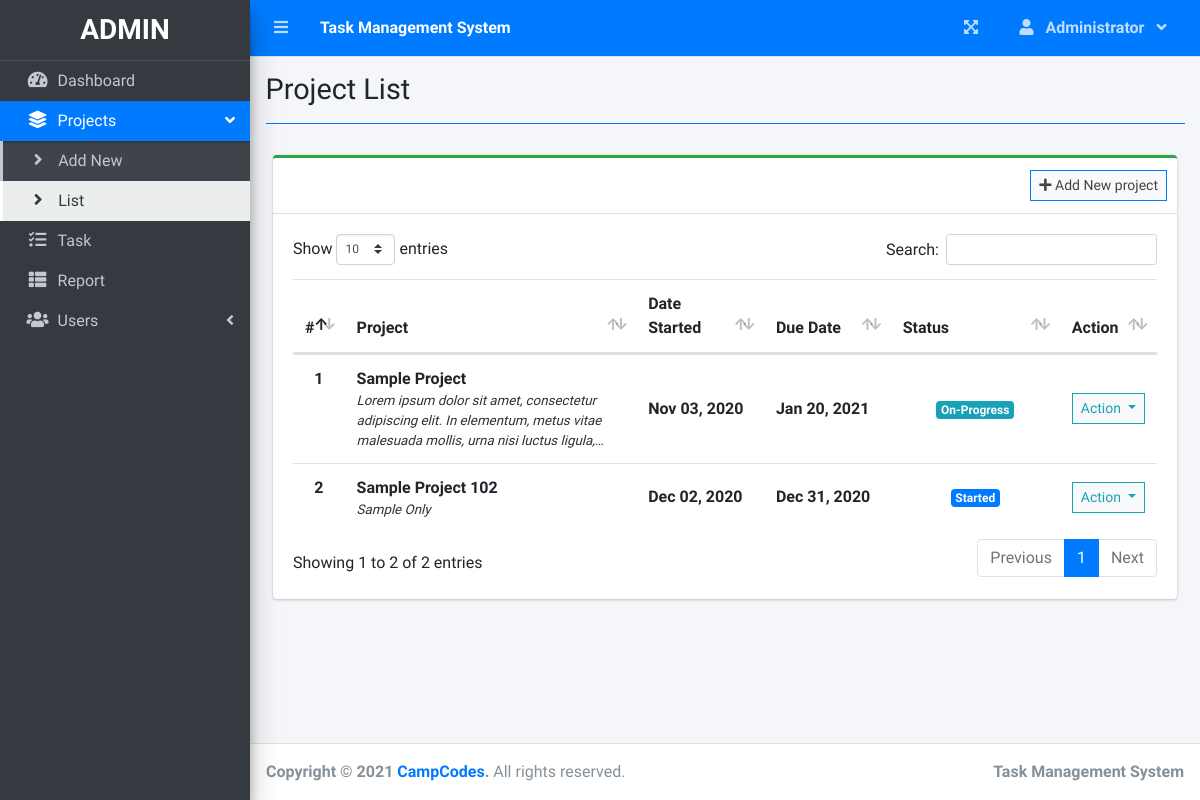
The app's page /index.php?page=project_list (signed in) with its own data.
### tables this page shows
CREATE TABLE `project_list` (
  `id` int(30) NOT NULL,
  `name` varchar(200) NOT NULL,
  `description` text NOT NULL,
  `status` tinyint(2) NOT NULL,
  `start_date` date NOT NULL,
  `end_date` date NOT NULL,
  `manager_id` int(30) NOT NULL,
  `user_ids` text NOT NULL,
  `date_created` datetime NOT NULL DEFAULT current_timestamp()
);

### project_list.php (the view, shortened to what this page needs)
<?php include'db_connect.php' ?>
<div class="col-lg-12">
	<div class="card card-outline card-success">
		<div class="card-header">
            <?php if($_SESSION['login_type'] != 3): ?>
			<div class="card-tools">
				<a class="btn btn-block btn-sm btn-default btn-flat border-primary" href="./index.php?page=new_project"><i class="fa fa-plus"></i> Add New project</a>
			</div>
            <?php endif; ?>
		</div>
		<div class="card-body">
			<table class="table tabe-hover table-condensed" id="list">
				<colgroup>
					<col width="5%">
					<col width="35%">
					<col width="15%">
					<col width="15%">
					<col width="20%">
					<col width="10%">
				</colgroup>
				<thead>
					<tr>
						<th class="text-center">#</th>
						<th>Project</th>
						<th>Date Started</th>
						<th>Due Date</th>
						<th>Status</th>
						<th>Action</th>
					</tr>
				</thead>
				<tbody>
					<?php
					$i = 1;
					$stat = array("Pending","Started","On-Progress","On-Hold","Over Due","Done");
					$where = "";
					$qry = $conn->query("SELECT * FROM project_list $where order by name asc");
					while($row= $qry->fetch_assoc()):
						$trans = get_html_translation_table(HTML_ENTITIES,ENT_QUOTES);
						unset($trans["\""], $trans["<"], $trans[">"], $trans["<h2"]);
						$desc = strtr(html_entity_decode($row['description']),$trans);
						$desc=str_replace(array("<li>","</li>"), array("",", "), $desc);
		                $cprog = $conn->query("SELECT * FROM task_list where project_id = {$row['id']} and status = 3")->num_rows;
		                $prod = $conn->query("SELECT * FROM user_productivity where project_id = {$row['id']}")->num_rows;
						if($row['status'] == 0 && strtotime(date('Y-m-d')) >= strtotime($row['start_date'])):
						if($prod  > 0  || $cprog > 0)
		                  $row['status'] = 2;
		                else
		                  $row['status'] = 1;
						elseif($row['status'] == 0 && strtotime(date('Y-m-d')) > strtotime($row['end_date'])):
						$row['status'] = 4;
						endif;
					?>
					<tr>
						<th class="text-center"><?php echo $i++ ?></th>
						<td>
							<p><b><?php echo ucwords($row['name']) ?></b></p>
							<p class="truncate"><?php echo strip_tags($desc) ?></p>
						</td>
						<td><b><?php echo date("M d, Y",strtotime($row['start_date'])) ?></b></td>
						<td><b><?php echo date("M d, Y",strtotime($row['end_date'])) ?></b></td>
						<td class="text-center">
							<?php
							  if($stat[$row['status']] =='Pending'){
							  	echo "<span class='badge badge-secondary'>{$stat[$row['status']]}</span>";
							  }elseif($stat[$row['status']] =='Started'){
							  	echo "<span class='badge badge-primary'>{$stat[$row['status']]}</span>";
							  }elseif($stat[$row['status']] =='On-Progress'){
							  	echo "<span class='badge badge-info'>{$stat[$row['status']]}</span>";
							  }elseif($stat[$row['status']] =='On-Hold'){
							  	echo "<span class='badge badge-warning'>{$stat[$row['status']]}</span>";
							  }elseif($stat[$row['status']] =='Over Due'){
							  	echo "<span class='badge badge-danger'>{$stat[$row['status']]}</span>";
							  }elseif($stat[$row['status']] =='Done'){
							  	echo "<span class='badge badge-success'>{$stat[$row['status']]}</span>";
							  }
							?>
						</td>
						<td class="text-center">
							<button type="button" class="btn btn-default btn-sm btn-flat border-info wave-effect text-info dropdown-toggle" data-toggle="dropdown" aria-expanded="true">
		                      Action
		                    </button>
						</td>
					</tr>
				<?php endwhile; ?>
				</tbody>
			</table>
		</div>
	</div>
</div>

### project_list.php (style rules this page uses)
table p { margin: unset !important; }
table td { vertical-align: middle !important }

### records on screen
project_list: name "Sample Project", description "Lorem ipsum dolor sit amet, consectetur adipiscing elit. In elementum, metus vitae malesuada mollis, urna nisi luctus…", start_date "Nov 03, 2020", end_date "Jan 20, 2021", manager "On-Progress"
project_list: name "Sample Project 102", description "Sample Only", start_date "Dec 02, 2020", end_date "Dec 31, 2020", status "Started"

### other values on screen
$_SESSION['system']['name'] "Task Management System"
$_SESSION['login_firstname'] "Administrator"
$title "Project List"
